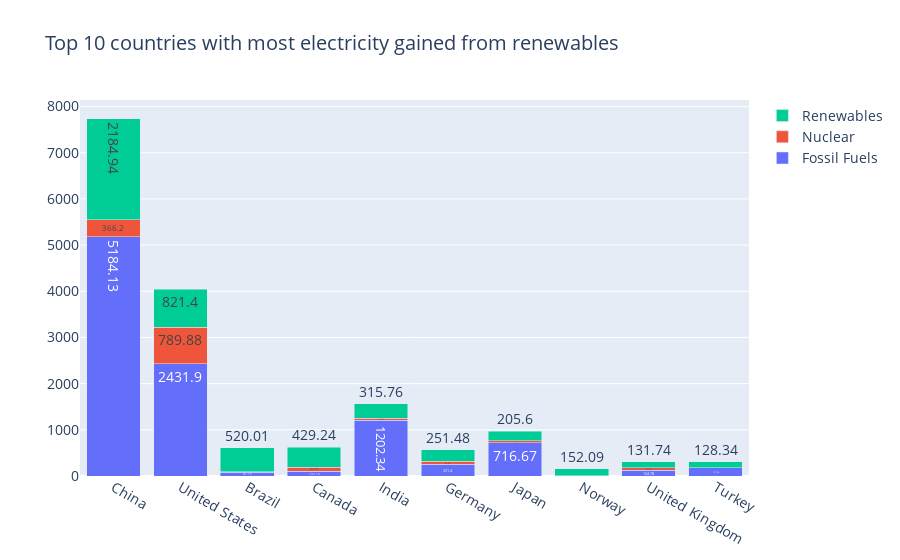

Notebook code for this chart:
### Markdown cell above
When looking at the total CO₂ emissions per country in the figure above, China comes out on top by a very large margin. In fact, looking at the years before 2020, a steep increase in emissions can be observed. This is a prime example of countries that seem to not take enough action towards combatting the issue of global warming and the increase of emissions. When looking at the the total CO₂ emissions divided by each country's surface area to get the emissions/km², it can be noticed that it becomes a completely different distribution. Singapore is the highest, which is to be expected as it is a very small country, filled with large skyscrapers and dense infrastructure. When looking at the third category of the CO₂ emissions per Capita, the graph changes again. This distrubution of emissions per country is the most evenly distributed, with Qatar at the highest emissions/capita in 2000. However, some countries still play a very small part in the world wide CO₂ emissions and other countries play a noticable bigger part. Luckily, most countries in this visualization show a gradual decrease in emissions/capita.

We will be refering to this graph in the next few graphs for comparisons to formulate the arguments of our perspectives mentioned in the introduction.

### Code cell
df = pd.read_csv('../datasets/sus.csv')

df = df[df["Year"] == 2020]

# Top 10 countries most renewable energy
df_sorted = df.sort_values('Electricity from renewables (TWh)', ascending=False)
df_top10 = df_sorted.head(10)

trace1 = go.Bar(
    x = df_top10['Entity'],
    y = df_top10['Electricity from fossil fuels (TWh)'],
    name='Fossil Fuels',
    text = df_top10['Electricity from fossil fuels (TWh)'],
)

trace2 = go.Bar(
    x = df_top10['Entity'],
    y = df_top10['Electricity from nuclear (TWh)'],
    name='Nuclear',
    text = df_top10['Electricity from nuclear (TWh)'],
)

trace3 = go.Bar(
    x = df_top10['Entity'],
    y = df_top10['Electricity from renewables (TWh)'],
    name='Renewables',
    text = df_top10['Electricity from renewables (TWh)'],
)

fig = go.Figure(data=[trace1, trace2, trace3], layout=go.Layout(barmode='stack', font_size = 14,
                                                                title= "Top 10 countries with most electricity gained from renewables")).show()

### Figure 1 — Plotly figure (JSON) as saved in the notebook; plotly's stock layout.template omitted (floating-point values rounded to 4 significant figures)
{"data": [{"name": "Fossil Fuels", "text": [5184.0, 2432.0, 81.15, 102.2, 1202.0, 251.4, 716.7, 2.2, 124.8, 177.1], "type": "bar", "x": ["China", "United States", "Brazil", "Canada", "India", "Germany", "Japan", "Norway", "United Kingdom", "Turkey"], "y": [5184.0, 2432.0, 81.15, 102.2, 1202.0, 251.4, 716.7, 2.2, 124.8, 177.1]}, {"name": "Nuclear", "text": [366.2, 789.9, 13.21, 92.65, 44.61, 64.38, 41.86, 0, 50.85, 0], "type": "bar", "x": ["China", "United States", "Brazil", "Canada", "India", "Germany", "Japan", "Norway", "United Kingdom", "Turkey"], "y": [366.2, 789.9, 13.21, 92.65, 44.61, 64.38, 41.86, 0, 50.85, 0]}, {"name": "Renewables", "text": [2185.0, 821.4, 520.0, 429.2, 315.8, 251.5, 205.6, 152.1, 131.7, 128.3], "type": "bar", "x": ["China", "United States", "Brazil", "Canada", "India", "Germany", "Japan", "Norway", "United Kingdom", "Turkey"], "y": [2185.0, 821.4, 520.0, 429.2, 315.8, 251.5, 205.6, 152.1, 131.7, 128.3]}], "layout": {"barmode": "stack", "font": {"size": 14}, "title": {"text": "Top 10 countries with most electricity gained from renewables"}}}
